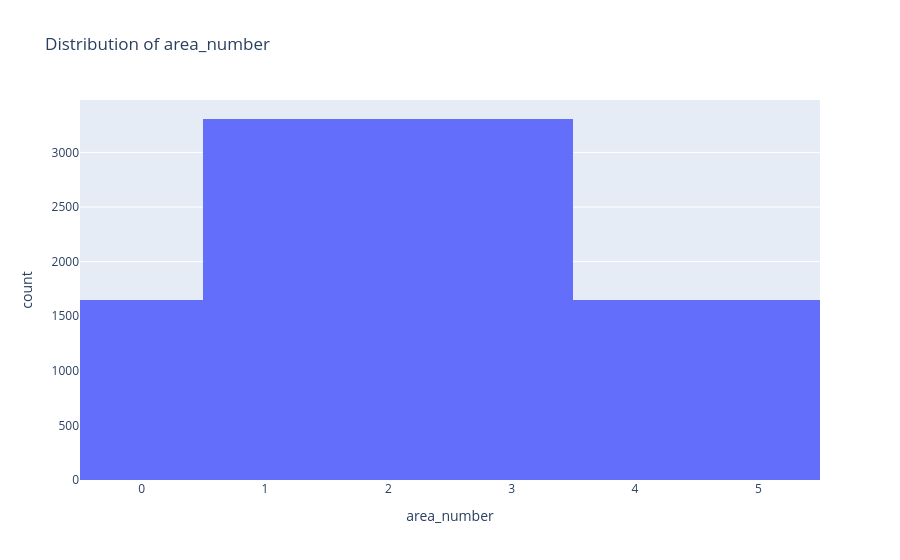
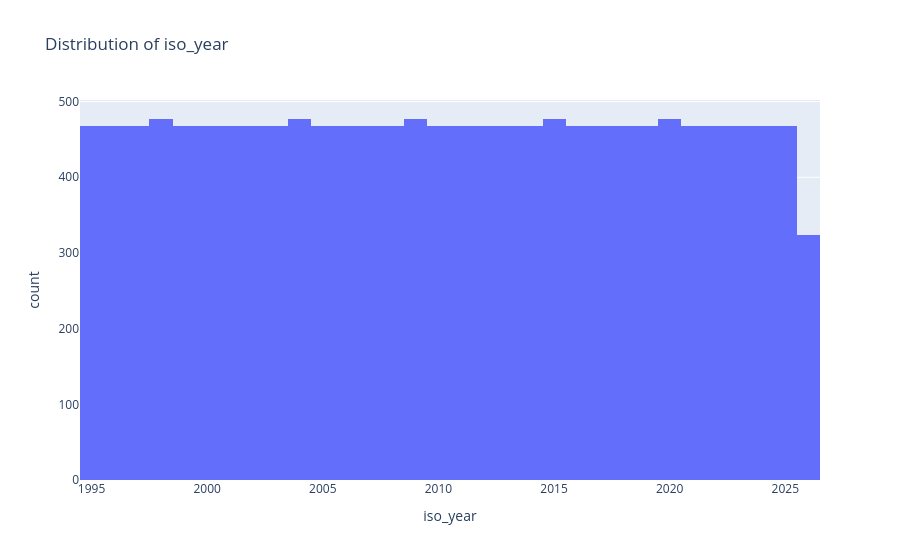
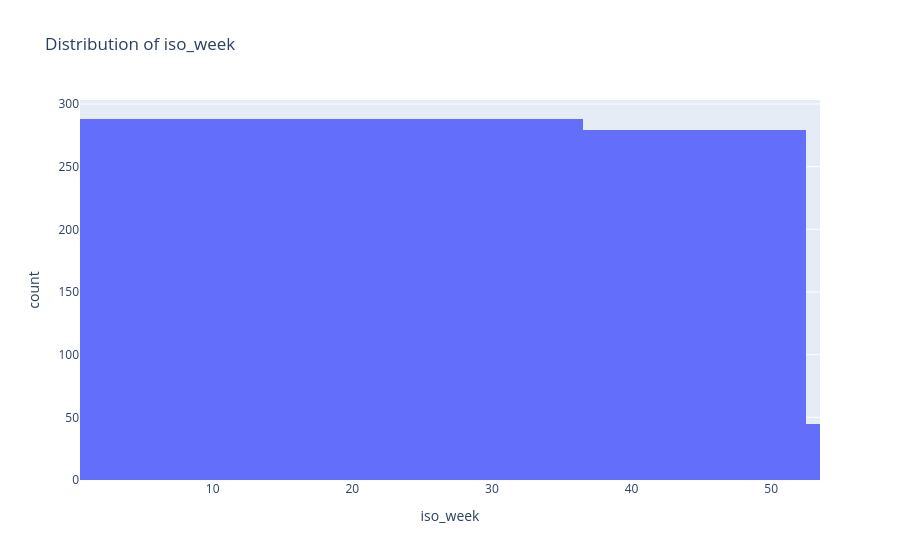
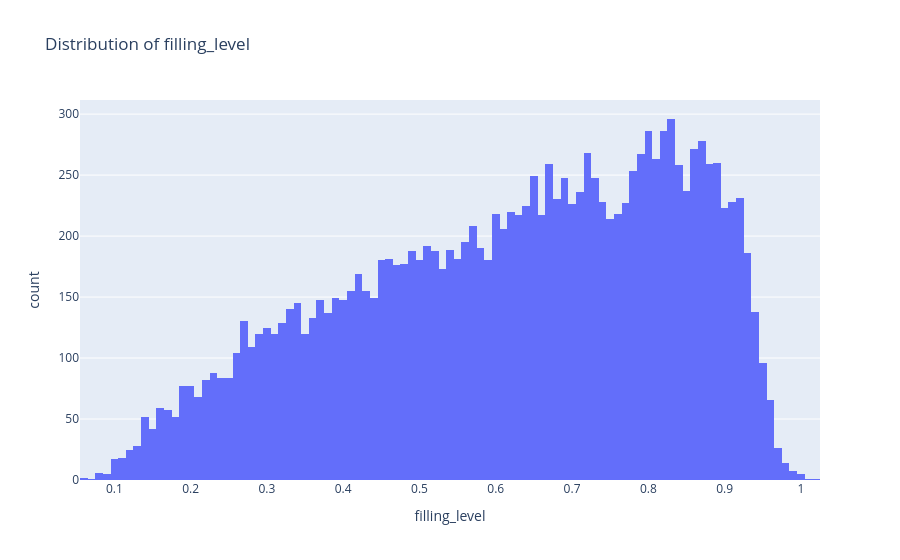

Write notebook code for charts like these, in order.
### Markdown cell above
#### Plot of each column

### Code cell
numeric_columns = dat.select_dtypes(include="number").columns

for column in numeric_columns:
    fig = px.histogram(dat, 
                       x=column, 
                       title=f"Distribution of {column}")
    fig.show()

### Figure 1 — Plotly figure (JSON) as saved in the notebook; plotly's stock layout.template omitted (floating-point values rounded to 4 significant figures; data arrays with more than 128 entries replaced by an {"elided": "..."} marker saying what was removed)
{"data": [{"bingroup": "x", "hovertemplate": "area_number=%{x}<br>count=%{y}<extra></extra>", "legendgroup": "", "marker": {"color": "#636efa", "pattern": {"shape": ""}}, "name": "", "orientation": "v", "showlegend": false, "type": "histogram", "x": {"elided": "14877 int values"}, "xaxis": "x", "yaxis": "y"}], "layout": {"barmode": "relative", "legend": {"tracegroupgap": 0}, "title": {"text": "Distribution of area_number"}, "xaxis": {"anchor": "y", "domain": [0, 1], "title": {"text": "area_number"}}, "yaxis": {"anchor": "x", "domain": [0, 1], "title": {"text": "count"}}}}

### Figure 2 — Plotly figure (JSON) as saved in the notebook; plotly's stock layout.template omitted (floating-point values rounded to 4 significant figures; data arrays with more than 128 entries replaced by an {"elided": "..."} marker saying what was removed)
{"data": [{"bingroup": "x", "hovertemplate": "iso_year=%{x}<br>count=%{y}<extra></extra>", "legendgroup": "", "marker": {"color": "#636efa", "pattern": {"shape": ""}}, "name": "", "orientation": "v", "showlegend": false, "type": "histogram", "x": {"elided": "14877 int values"}, "xaxis": "x", "yaxis": "y"}], "layout": {"barmode": "relative", "legend": {"tracegroupgap": 0}, "title": {"text": "Distribution of iso_year"}, "xaxis": {"anchor": "y", "domain": [0, 1], "title": {"text": "iso_year"}}, "yaxis": {"anchor": "x", "domain": [0, 1], "title": {"text": "count"}}}}

### Figure 3 — Plotly figure (JSON) as saved in the notebook; plotly's stock layout.template omitted (floating-point values rounded to 4 significant figures; data arrays with more than 128 entries replaced by an {"elided": "..."} marker saying what was removed)
{"data": [{"bingroup": "x", "hovertemplate": "iso_week=%{x}<br>count=%{y}<extra></extra>", "legendgroup": "", "marker": {"color": "#636efa", "pattern": {"shape": ""}}, "name": "", "orientation": "v", "showlegend": false, "type": "histogram", "x": {"elided": "14877 int values"}, "xaxis": "x", "yaxis": "y"}], "layout": {"barmode": "relative", "legend": {"tracegroupgap": 0}, "title": {"text": "Distribution of iso_week"}, "xaxis": {"anchor": "y", "domain": [0, 1], "title": {"text": "iso_week"}}, "yaxis": {"anchor": "x", "domain": [0, 1], "title": {"text": "count"}}}}

### Figure 4 — Plotly figure (JSON) as saved in the notebook; plotly's stock layout.template omitted (floating-point values rounded to 4 significant figures; data arrays with more than 128 entries replaced by an {"elided": "..."} marker saying what was removed)
{"data": [{"bingroup": "x", "hovertemplate": "filling_level=%{x}<br>count=%{y}<extra></extra>", "legendgroup": "", "marker": {"color": "#636efa", "pattern": {"shape": ""}}, "name": "", "orientation": "v", "showlegend": false, "type": "histogram", "x": {"elided": "14877 float values"}, "xaxis": "x", "yaxis": "y"}], "layout": {"barmode": "relative", "legend": {"tracegroupgap": 0}, "title": {"text": "Distribution of filling_level"}, "xaxis": {"anchor": "y", "domain": [0, 1], "title": {"text": "filling_level"}}, "yaxis": {"anchor": "x", "domain": [0, 1], "title": {"text": "count"}}}}
